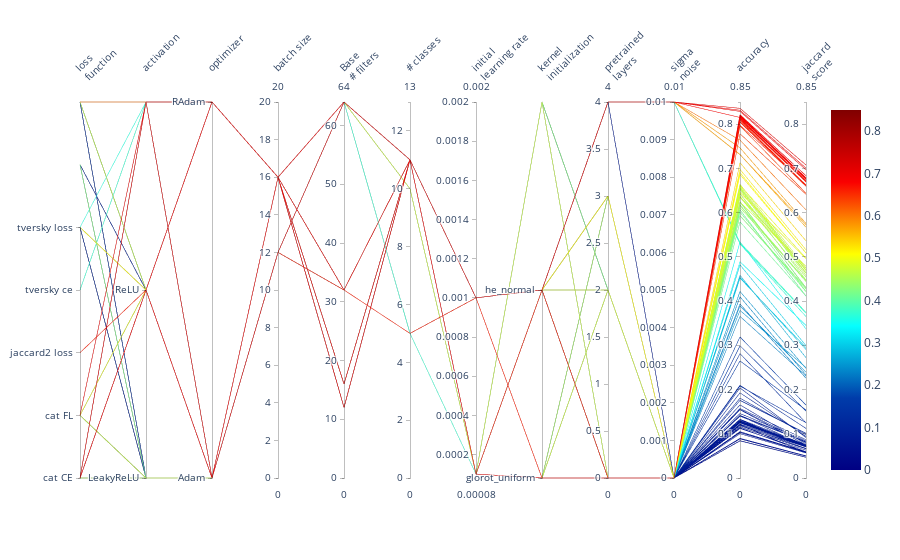

Notebook source saved alongside this figure:
### Code cell
plt.rcParams["figure.figsize"] = (18.0, 20.0)
fig = go.Figure(
    data=go.Parcoords(
        line = dict(
            color = df['best_jaccard'],
            colorscale = 'jet',
            showscale = True,
            cmin = 0,
            cmax = 0.85
        ),
        labelangle = -45,
        dimensions = [
            #'date',
            {'tickvals': [0,1,2,3,4],
            'label': 'loss<br>function',
            'values': df['loss_func_e'],
            'ticktext': df['loss_func'].cat.categories.str.replace('_',' '),
            'tickformat': '%c'
            },
            {'tickvals': [0,1],
            'label': 'activation',
            'values': df['act_func_e'],
            'ticktext': df['act_func'].cat.categories.tolist()
            },
            {'tickvals': [0,1],
             'label': 'optimizer',
             'values': df['opt_func_e'],
             'ticktext': df['opt_func'].cat.categories.tolist()
            }, 
            {'label': 'batch size',
             'range': [0, 20],
             'values': df['batch_size']
            },
            {'label': 'Base<br># filters',
             'range': [0,64],
             'values': df['nb_filters0']
            },
            {'label': '# classes',
             'range': [0,13],
             'values': df['nb_classes']
            },
            {'label': 'initial<br>learning rate',
             'range': [0.00008, 0.002],
             'values': df['init_lr']
            },
            {'label': 'kernel<br>initialization',
             'tickvals': [0,1],
             'values': df['kernel_init_e'],
             'ticktext': df['kernel_init'].cat.categories.tolist()
            },
            {'label': 'pretrained<br>layers',
             'range': [0,4],
             'values': df['pretrained_layers']
            },
            {'label': 'sigma<br>noise',
             'range': [0, 0.01],
             'values': df['sigma_noise']
            },
            {'label': 'accuracy',
             'range': [0.0, 0.85],
             'values': df['best_acc']
            },
            {'label': 'jaccard<br>score',
             'range': [0,0.85],
             'values': df['best_jaccard']
            }
        ]
    )
)
fig.update_layout(
    height=1000
)
fig.show()
